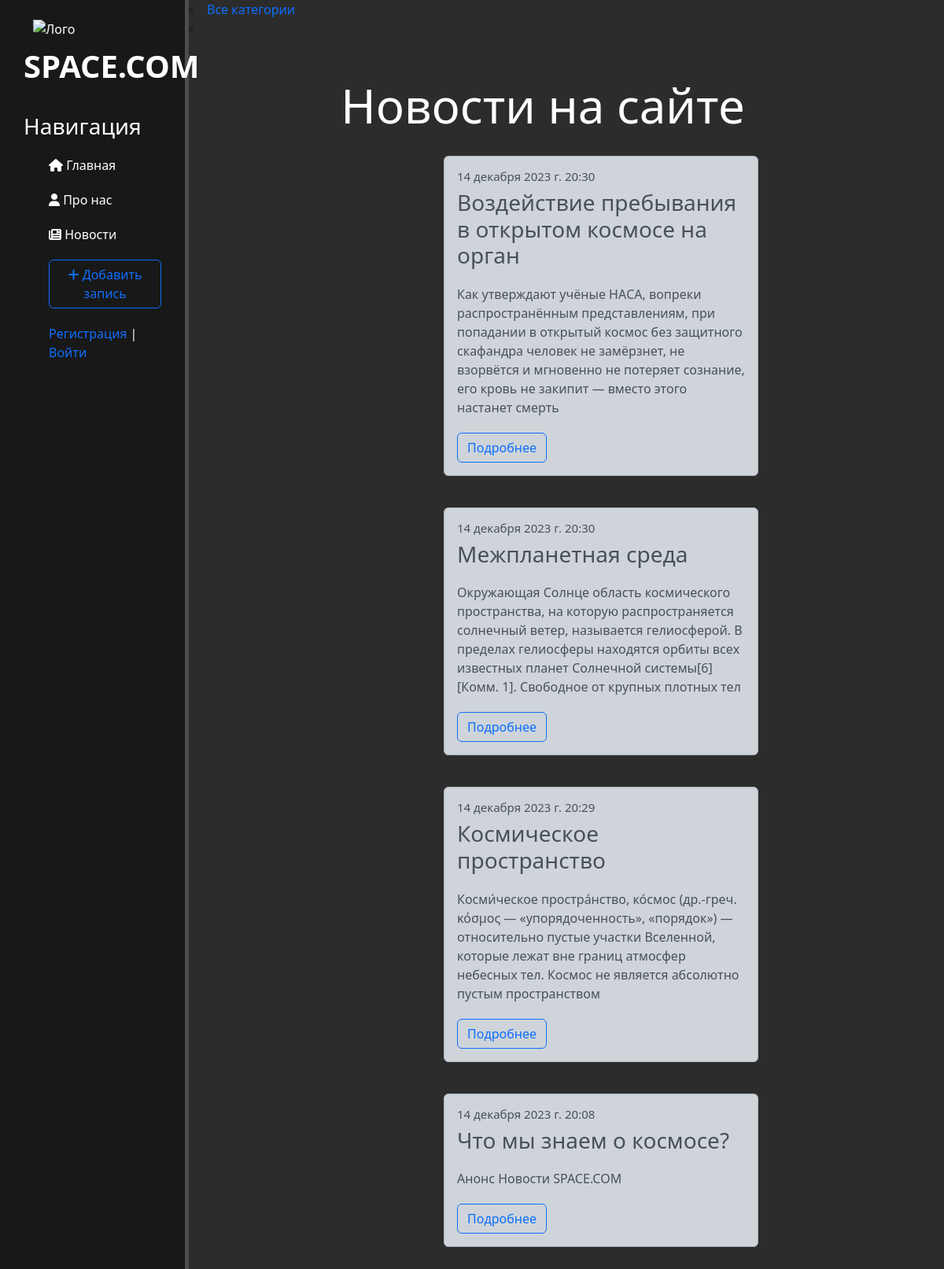
Page /news/ on the committed database.
### news/models.py (models this page shows, shortened)
class Articles(models.Model):
    title = models.CharField('Название', max_length = 50) # max 250 символов
    anons = models.CharField('Анонс', max_length = 250)
    full_text = models.TextField('Статья')
    date = models.DateTimeField('Дата и время публикации')
    cat = models.ForeignKey('Category', on_delete=models.PROTECT, null = True)
    class Meta:
        verbose_name = 'Новость'
        verbose_name_plural = 'Новости'

### news/views.py (the view)
# urls.py: path('', views.news_home, name ='news_home'),  #  отслеживаем пустую строку, т.к. когда пользователь вводит /news мы сиюда автоматически перебрасываемся ч\з mysite.urls
def news_home(request):
    news = Articles.objects.order_by('-date')[:5]
    return render(request, 'news/news_home.html', {'news':news})

### news/templates/news/news_home.html (shortened to what this page needs)
{% extends 'main/layout.html' %} # наследуемся от layout.html
{% block content %}
    {% if cat_selected == 0 %}
        <li class="selected"><s>Все категории</s></li>
    {% else %}
        <li><a href=""></s>Все категории</s></a></li>
    {% endif %}
    <li><a href="{{ c.get_absolute_url }}">{{c.name}}</a></li>
    <div class="features">
        <h1>Новости на сайте</h1>
        {% for el in news %}
            <div class="alert alert-dark">
            <h6>{{ el.date }}</h6>
            <h3>{{el.title}}</h3>
            <p>{{el.anons}}</p>
            <a href="{% url 'news-detail' el.id %}" class="btn btn-outline-primary">Подробнее</a>
            </div>
        {% endfor %}
    </div>
{% endblock %}

### main/templates/main/layout.html (shortened to what this page needs)
{% load static %}
<!doctype html>
<html lang="en">
<head>
    <link rel="stylesheet" href="https://cdn.jsdelivr.net/npm/bootstrap@5.3.2/dist/css/bootstrap.min.css">
    <link rel="stylesheet" href="{% static 'main/css/main.css' %}">
</head>
<body>
    <aside>
        <img src="{% static 'main/img/jackal.png' %}" alt="Лого">
        <span class="logo">SPACE.COM</span>
        <h3>Навигация</h3>
        <ul>
            <a href="{% url 'home' %}" ><li><i class="fa-solid fa-house"></i> Главная</li></a>
            <a href="{% url 'about' %}"><li><i class="fa-solid fa-user"></i> Про нас</li></a>
            <a href="{% url 'news_home' %}"><li><i class="fa-solid fa-newspaper"></i> Новости</li></a>
            <a href="{% url 'create' %}"><li><button  class="btn btn-outline-primary"><i class="fa-solid fa-plus"></i> Добавить запись</button></li></a>
            {% if request.user.is_authenticated %}
            <li class="last"> {{user.username}} | <a href="{% url 'logout' %}">Выйти</a></li>
            {% else %}
            <li class="last"><a href="{% url 'register' %}">Регистрация</a> | <a href="{% url 'login' %}">Войти</a></li>
            {% endif %}
        </ul>
    </aside>
    <main>
        {% block content %}
        {% endblock %}
    </main>
</body>
</html>

### main/static/main/css/main.css (style rules this page uses)
body { background: #2c2c2c; }
aside { float: left; background: #181818; width: 20%; padding: 2.5%; height: 230vh; color: #ffffff; border-right: 5px solid #4d4d4d; }
aside img { width: 200px; float: left; position: relative; top: -5px; right: -12px; }
aside .logo { font-size: 40px; margin-left: auto; margin-right: auto; font-weight: bold; }
aside h3 { margin-top: 30px; margin-left: auto; margin-right: auto; }
aside ul { list-style: none; }
aside ul li { color: #ffffff; display: block; margin-top: 20px; transition: transform .6s ease; }
a, u { text-decoration: none; }
main .features { float: left; color: #ffffff; margin-top: 50px; text-align: center; width: 75%; }
.features h1 { font-size: 60px; }
.features p { max-width: 400px; margin: 20px auto }
.features h6 { font-size: 15px; }
.alert-dark { float: left; clear: both; width: 400px; margin: 20px 36%; text-align: left; }

### rows in the picture
Articles: date "14 декабря 2023 г. 20:30", title "Воздействие пребывания в открытом космосе на орган", anons "Как утверждают учёные НАСА, вопреки распространённым представлениям, при попадании в открытый космос без защитного скафандра человек не замёрзнет, не взорвётся и мгновенно не потеряет сознание, его кровь не закипит — вместо этого настанет смерть"
Articles: date "14 декабря 2023 г. 20:30", title "Межпланетная среда", anons "Окружающая Солнце область космического пространства, на которую распространяется солнечный ветер, называется гелиосферой. В пределах гелиосферы находятся орбиты всех известных планет Солнечной системы[6][Комм. 1]. Свободное от крупных плотных тел"
Articles: date "14 декабря 2023 г. 20:29", title "Космическое пространство", anons "Косми́ческое простра́нство, ко́смос (др.-греч. κόσμος — «упорядоченность», «порядок») — относительно пустые участки Вселенной, которые лежат вне границ атмосфер небесных тел. Космос не является абсолютно пустым пространством"
Articles: date "14 декабря 2023 г. 20:08", title "Что мы знаем о космосе?", anons "Анонс Новости SPACE.COM"
